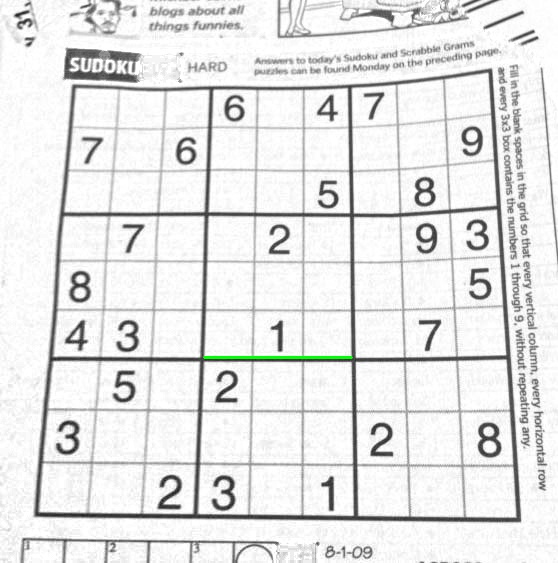
#> input picture SamplePictures/sudoku.jpg, 558 x 563 px
$ python extractField.py
#> lines starting #> are read from the running program, lines starting #| are printed output that depends on the picture; after the words box and inside, x2 and y2 are one past the last pixel; in counts of white or black regions, pixels touching at a corner belong together
### Common/validationFunctions.py
class Validator:
    @staticmethod
    def is_type(value, value_type):
        """
        Check if value is certain type
        :param value: It can be list or a single value of anything
        :param value_type: For which python type are we testing value (str, int, float, list...)
        :return: True if value is that type, False if not
        """
        if isinstance(value, list):
            for val in value:
                if not isinstance(val, value_type):
                    return False
            return True
        return isinstance(value, value_type)

    @staticmethod
    def is_number(value):
        """
        Check if a value is a number (int or float)
        :param value: It can be list or a single value of anything
        :return: True if value is a number, False if not
        """
        if isinstance(value, list):
            for val in value:
                if not (isinstance(val, int) or isinstance(val, float)):
                    return False
            return True
        return isinstance(value, int) or isinstance(value, float)

    @staticmethod
    def is_positive_number(value):
        """
        Check if a value is a positive number (int or float)
        :param value: It can be list or a single value of anything
        :return: True if value is a number, False if not
        """
        if Validator.is_number(value):
            if isinstance(value, list):
                for val in value:
                    if val < 0:
                        return False
                return True
            else:
                return value >= 0
        return False

    # [26 lines left out: functions is_function, is_9x9_integers_field, not called in this run]

### ImageProcessing/extractField.py
from Common.Errors import InappropriateArgsError, SudokuFieldSizeError
from Common.validationFunctions import Validator
from collections import defaultdict
import numpy as np
import cv2
import math
import os


class ExtractField:
    def __init__(self, source):
#> called with source = './../SamplePictures/sudoku.jpg'
        self.img = self._set_image(source)
        self.height, self.width = self.img.shape[:2]
#> self.height = 563; self.width = 558
        self.changing_img = self.img
        self.kernel = np.array([[0, 1, 0], [1, 1, 1], [0, 1, 0]], dtype=np.uint8)
        self.changing_img = self._prepare_image_for_extracting(self.changing_img)
#> in _prepare_image_for_extracting, `image = cv2.GaussianBlur(image, (11, 11), 0)`:
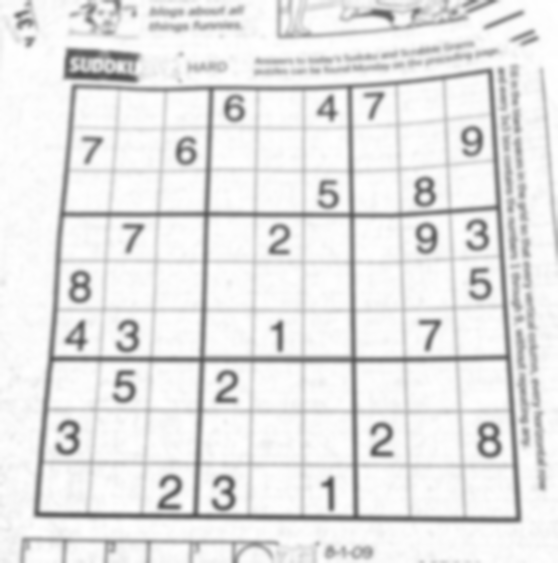
#> image: shape (563, 558); min 77, max 255, mean 229.4
#> in _prepare_image_for_extracting, `cv2.adaptiveThreshold(image, 255, cv2.ADAPTIVE_THRESH_MEAN_C, cv2.THRE..`:
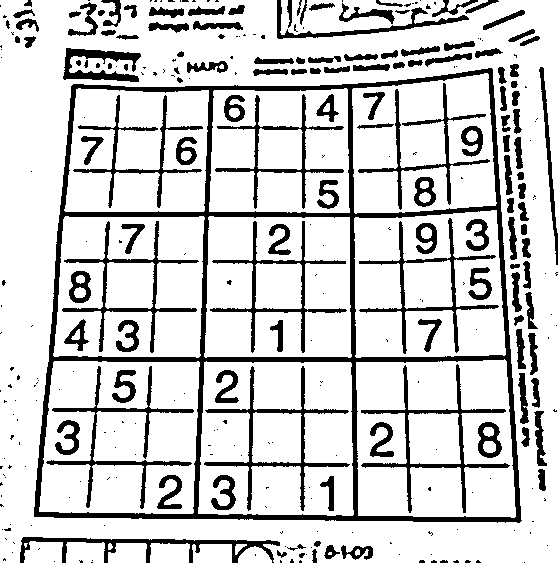
#> image: shape (563, 558); 81.3% white; 318 black regions (185 under 20 px), largest, box (x1, y1, x2, y2) and area: (34, 68, 522, 523) 16877, (361, 364, 510, 513) 2101, (204, 366, 350, 511) 2077
#> in _prepare_image_for_extracting, `image = cv2.dilate(image, self.kernel)`:
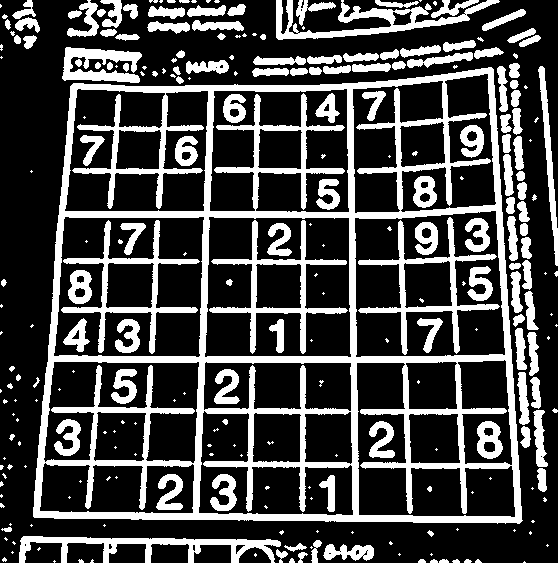
#> image: shape (563, 558); 27.6% white; 267 white regions (131 under 20 px), largest, box (x1, y1, x2, y2) and area: (33, 67, 523, 524) 40723, (358, 217, 500, 355) 2847, (61, 220, 200, 354) 2827
        self._expose_biggest_blob()
#> after the loop in _expose_biggest_blob, `for y in range(self.height):`: max = 40723; max_point = (488, 67)
#> in _expose_biggest_blob, `cv2.floodFill(self.changing_img, None, max_point, (255, 255, 255))`:
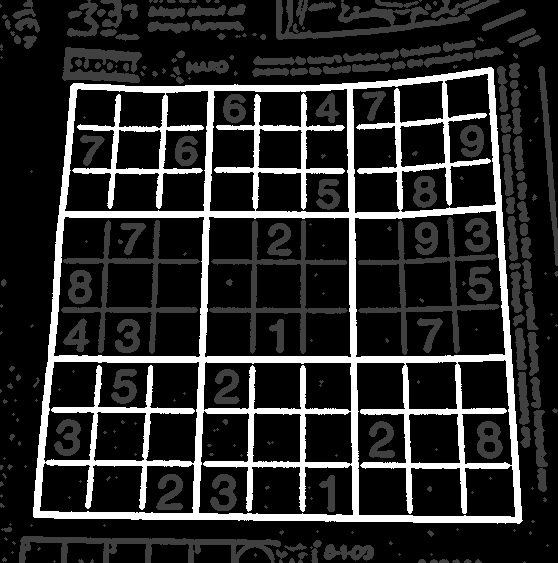
#> self.changing_img: shape (563, 558); min 0, max 255, mean 42.4

    def _set_image(self, source):
        if isinstance(source, str) and os.path.exists(source):  # load picture from the path
            self.img = cv2.imread(source, 0)  # gray scale
            return self.img
        elif isinstance(source, np.ndarray):  # source is image
            self.img = source
            if len(source.shape) == 3:  # it is in RGB not in gray scale
                self.img = cv2.cvtColor(source, cv2.COLOR_BGR2GRAY)  # transform image to gray scale
            return self.img
        elif isinstance(source, str) and not os.path.exists(source):  # invalid path
            raise FileNotFoundError("File does not exists: " + source)
        else:  # other cases are invalid
            raise InappropriateArgsError("extracting a sudoku field: " + str(source))

    def _prepare_image_for_extracting(self, image):
        if isinstance(image, np.ndarray):
            image = cv2.GaussianBlur(image, (11, 11), 0)  # smooths out the noise a bit
            # based on the illumination it "resharpens" objects
            cv2.adaptiveThreshold(image, 255, cv2.ADAPTIVE_THRESH_MEAN_C, cv2.THRESH_BINARY, 5, 2, dst=image)
            image = cv2.bitwise_not(image)  # inverts every bit - changes black and white
            image = cv2.dilate(image, self.kernel)
            return image
        raise InappropriateArgsError("preparing image for extracting: " + str(image))

    def _seperate_lines(self, lines, k=2, **kwargs):
        """
        Groups lines based on angle with k-means.
        Uses k-means on the coordinates of the angle on the unit circle
        to segment `k` angles inside `lines`.
        The result is separation of vertical and horizontal lines.
        """
        if Validator.is_type(lines, np.ndarray) and Validator.is_positive_number(k) and Validator.is_type(k, int):
            labels = self._run_kmeans_on_coords(lines, k, **kwargs)
            # separate lines based on their k-means label
            separated = defaultdict(list)
            for i, line in zip(range(len(lines)), lines):
                separated[labels[i]].append(line)
            return list(separated.values())
        raise InappropriateArgsError("seperating vertical and horizontal lines")

    def _run_kmeans_on_coords(self, lines, k, **kwargs):
        if Validator.is_type(lines, np.ndarray) and Validator.is_positive_number(k) and Validator.is_type(k, int):
            # Define criteria = (type, max_iter, epsilon)
            criteria, flags, attempts = self._get_criteria_flags_attempts(**kwargs)
            pts = self._get_coords_of_angle(lines)
            # run k-means on the coordinates
            labels, centers = cv2.kmeans(pts, k, None, criteria, attempts, flags)[1:]
            return labels.reshape(-1)  # transpose to row vector
        raise InappropriateArgsError("running k-means on coordinates: " + str(lines))

    def _get_coords_of_angle(self, lines):
        if Validator.is_type(lines, np.ndarray):
            angles = np.array([line[0][1] for line in lines])  # returns angles in [0, pi] in radians
            # multiply the angles by two and find coordinates of that angle
            return np.array([[np.cos(2 * angle), np.sin(2 * angle)] for angle in angles], dtype=np.float32)
        raise InappropriateArgsError("getting the coordinates of the angles" + str(lines))

    def _get_criteria_flags_attempts(self, **kwargs):
        default_criteria_type = cv2.TERM_CRITERIA_EPS + cv2.TERM_CRITERIA_MAX_ITER
        criteria = kwargs.get('criteria', (default_criteria_type, 10, 1.0))
        flags = kwargs.get('flags', cv2.KMEANS_RANDOM_CENTERS)
        attempts = kwargs.get('attempts', 10)
        return criteria, flags, attempts

    def _get_intersection_point(self, line1, line2):
        """
        Finds the intersection of two lines given in Hesse normal form.
        Returns closest integer pixel locations.
        """
        if Validator.is_type([line1, line2], np.ndarray):
            rho1, theta1 = line1[0]
            rho2, theta2 = line2[0]
            a = np.array([[np.cos(theta1), np.sin(theta1)], [np.cos(theta2), np.sin(theta2)]])
            b = np.array([[rho1], [rho2]])
            x0, y0 = np.linalg.solve(a, b)
            return int(np.round(x0)), int(np.round(y0))
        raise InappropriateArgsError("finding the intersection between lines: " + str(line1) + " and " + str(line2))

    def _get_points_on_line(self, rho, theta):
        if Validator.is_number([rho, theta]):
            a, b = np.cos(theta), np.sin(theta)
            x0, y0 = a * rho, b * rho
            return int(x0 + 1000 * (- b)), int(y0 + 1000 * a), int(x0 - 1000 * (- b)), int(y0 - 1000 * a)
        raise InappropriateArgsError("getting points with rho: " + str(rho) + " and theta: " + str(theta))

    def _get_corner_points(self):
        # top_left_point, top_right_point, bottom_left_point, bottom_right_point
        tl_pt, tr_pt, bl_pt, br_pt = self._init_points()
        separated = self._seperate_lines(self._get_hough_lines(self.changing_img))
        self.changing_img = cv2.erode(self.changing_img, self.kernel)  # more accuracy - thinner white line of blob
        for line in separated[0]:  # horizontals
            for line2 in separated[1]:  # verticals
                x, y = self._get_intersection_point(line, line2)
                if 0 < x < self.width and 0 < y < self.height:  # intersection is in the area of the image
                    tl_pt, tr_pt, bl_pt, br_pt = self._update_corners(x, y, tl_pt, tr_pt, bl_pt, br_pt)
        return tl_pt, tr_pt, bl_pt, br_pt

    def _update_corners(self, x, y, tl_point, tr_point, bl_point, br_point):
        if Validator.is_positive_number([x, y]) and Validator.is_type([tl_point, tr_point, bl_point, br_point], tuple):
            color = self.changing_img[y][x]  # color of that pixel, if it is white (255) we are on the blob
            if x + y < tl_point[0] + tl_point[1] and color == 255:  # point is more upper-left than the current one
                tl_point = x, y
            if y - x > bl_point[1] - bl_point[0] and color == 255:  # point is more bottom-left than the current one
                bl_point = x, y
            if x - y > tr_point[0] - tr_point[1] and color == 255:  # point is more top-right than the current one
                tr_point = x, y
            if x + y > br_point[0] + br_point[1] and color == 255:  # point is more bottom-right than the current one
                br_point = x, y
            return tl_point, tr_point, bl_point, br_point
        raise InappropriateArgsError("updating corner points with x: " + str(x) + " and y: " + str(y))

    def _init_points(self):
        # returns the worst case scenario points
        return (self.width, self.height), (0, self.height), (self.width, 0), (0, 0)

    def _get_distance_between_points(self, p1, p2):
        if Validator.is_type([p1, p2], tuple) and Validator.is_number([p1[0], p1[1], p2[0], p2[1]]):
            return math.sqrt((p1[0] - p2[0])**2 + (p1[1] - p2[1])**2)
        raise InappropriateArgsError("calculating distance between points p1: " + str(p1) + " and p2: " + str(p2))

    def draw_point(self, img, pt):
        if Validator.is_type(img, np.ndarray) and Validator.is_type(pt, tuple) and Validator.is_number([pt[0], pt[1]]):
            cv2.circle(img, pt, 5, (0, 0, 255, 0), 2)
        raise InappropriateArgsError("drawing a point: " + str(pt) + " to image: " + str(img))

    def extract_sudoku_field(self):
        # returns the picture which includes entire sudoku field
        tl, tr, bl, br = self._get_corner_points()
        size = round(self._get_longest_line(tl, tr, bl, br))
        src = np.array([tl, tr, bl, br], np.float32)
        dst = np.array([(0, 0), (size-1, 0), (0, size-1), (size-1, size-1)], np.float32)
        matrix = cv2.getPerspectiveTransform(src, dst)
        return cv2.warpPerspective(self.img, matrix, (size, size))

    def _get_longest_line(self, tl, tr, bl, br):
        if Validator.is_type([tl, tr, bl, br], tuple) and \
                Validator.is_number([tl[0], tl[1], tr[0], tr[1], bl[0], bl[1], br[0], br[1]]):
            tltr = self._get_distance_between_points(tl, tr)
            tlbl = self._get_distance_between_points(tl, bl)
            trbr = self._get_distance_between_points(tr, br)
            blbr = self._get_distance_between_points(bl, br)
            max_value = max([tltr, tlbl, trbr, blbr])  # returns the max value of the list
            min_value = min([tltr, tlbl, trbr, blbr])  # returns the min value of the list
            if max_value - min_value > max_value * 0.2:  # if the difference is grater than 20 % of max value
                raise SudokuFieldSizeError()  # one corner wasn't detected so we should try it again
            return max_value
        raise InappropriateArgsError("calculating the longest line")

    def _get_hough_lines(self, img):
        if Validator.is_type(img, np.ndarray):
            return cv2.HoughLines(img, 1, np.pi / 180, 200)
        raise InappropriateArgsError("getting hough lines on image: " + str(img))

    def _expose_biggest_blob(self):
        """
        The goal of this function is to find the biggest blob - hopefully this is the sudoku field square
        """
        max = -1
        max_point = None
        for y in range(self.height):
            row = self.changing_img[y]
            for x in range(self.width):
                if row[x] > 128:  # only white parts are flooded
                    area = cv2.floodFill(self.changing_img, None, (x, y), 64)[0]  # fills the blob area to gray
                    if area > max:  # area = how big the blob is
                        max = area
                        max_point = (x, y)
        cv2.floodFill(self.changing_img, None, max_point, (255, 255, 255))  # fills the max blob area to white
        return self._hide_smaller_blobs(max_point)  # hide all areas that are gray - are not the biggest ones

    def _hide_smaller_blobs(self, max_point):
        if Validator.is_type(max_point, tuple) and Validator.is_positive_number([max_point[0], max_point[1]]):
#> the loop in is_number, `for val in value:` made 2 passes
#> val on passes 1 to 2: 488, 67
#> the loop in is_positive_number, `for val in value:` made 2 passes
            for y in range(self.height):
                row = self.changing_img[y]
                for x in range(self.width):
                    if row[x] == 64 and max_point[0] != x and max_point[1] != y:  # fills gray parts with black
                        cv2.floodFill(self.changing_img, None, (x, y), 0)
            return True
        raise InappropriateArgsError("hiding smaller blobs with point: " + str(max_point))

    def show_result(self):
        # show what is the result -> should be only sudoku field
        cv2.imshow("result", self.extract_sudoku_field())
        cv2.waitKey(0)

    def show_blob(self):
        # shows the biggest blob in the picture -> outline of sudoku field
        cv2.imshow("blob.jpg", self.changing_img)
        cv2.waitKey(0)

    def show_source(self):
        # shows source image
        cv2.imshow('source.jpg', self.img)
        cv2.waitKey(0)


if __name__ == '__main__':
    #img = ExtractField("./../SamplePictures/sudoku-original.jpg")
    #img = ExtractField("./../SamplePictures/sudokuNice.jpg")
    #img = ExtractField("./../SamplePictures/sudoku.png")
    img = ExtractField("./../SamplePictures/sudoku.jpg")
#> after the loop in _hide_smaller_blobs, `for y in range(self.height):`:
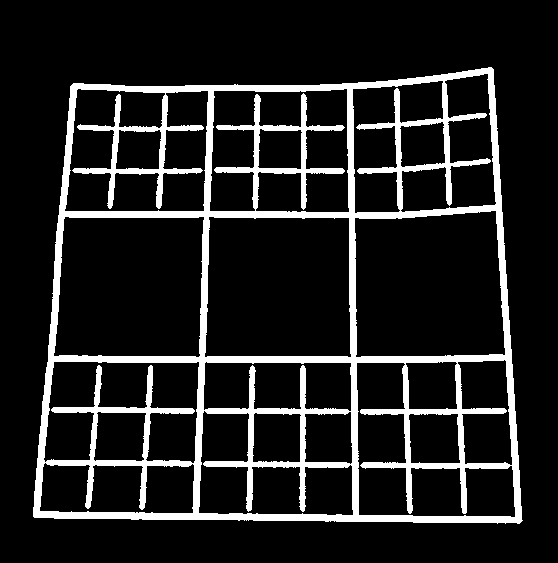
#> self.changing_img: shape (563, 558); 13% white; 1 white region, box (x1, y1, x2, y2) and area: (33, 67, 523, 524) 40723
    img.show_blob()
    img.show_source()
    img.show_result()
#> in _get_criteria_flags_attempts, `default_criteria_type = cv2.TERM_CRITERIA_EPS + cv2.TERM_CRITERIA_MAX_..`: default_criteria_type = 3
#> in _get_criteria_flags_attempts, `criteria = kwargs.get('criteria', (default_criteria_type, 10, 1.0))`: criteria = (3, 10, 1)
#> in _get_criteria_flags_attempts, `flags = kwargs.get('flags', cv2.KMEANS_RANDOM_CENTERS)`: flags = 0
#> in _run_kmeans_on_coords, `criteria, flags, attempts = self._get_criteria_flags_attempts(**kwargs)`: criteria = (3, 10, 1); flags = 0; attempts = 10
#> in _get_coords_of_angle, `angles = np.array([line[0][1] for line in lines])`: angles = 90 values, max 3.12 at index 9, min 0 at index 11, mean 1.43
#> in _run_kmeans_on_coords, `pts = self._get_coords_of_angle(lines)`: pts = 90 pairs, first value -1 to 1, second value -0.208 to 0.276
#> in _run_kmeans_on_coords, `labels, centers = cv2.kmeans(pts, k, None, criteria, attempts, flags)[..`: labels = 90 values, max 1 at index 6, min 0 at index 0, mean 0.378; centers = [[-0.996, 0.0297], [0.993, 0.0214]]
#> the loop in _seperate_lines, `for i, line in zip(range(len(lines)), lines):` made 90 passes
#> line on passes 1 to 12: [[511, 1.59]], [[517, 1.57]], [[464, 1.57]], [[459, 1.59]], [[411, 1.57]], [[357, 1.57]], [[-482, 3.07]], [[-488, 3.09]], [[81, 0.0873]], [[-349, 3.12]], [[212, 0.0349]], [[352, 0]]
#> in _get_corner_points, `separated = self._seperate_lines(self._get_hough_lines(self.changing_i..`: separated = 2 items
#> in _get_corner_points, `self.changing_img = cv2.erode(self.changing_img, self.kernel)`:
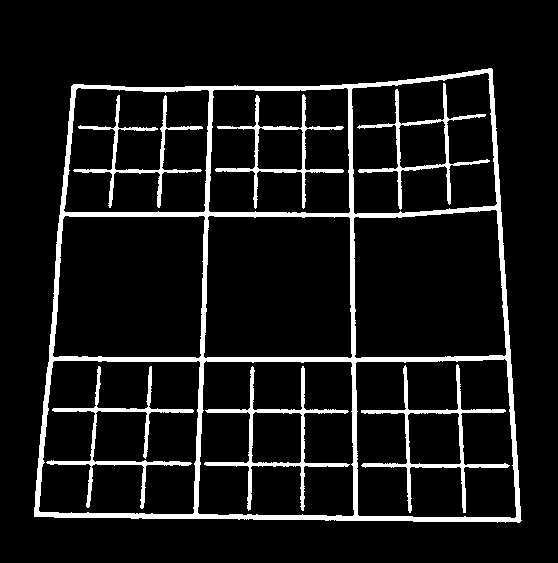
#> self.changing_img: shape (563, 558); 8.9% white; 7 white regions, largest, box (x1, y1, x2, y2) and area: (34, 68, 522, 523) 16893, (361, 364, 510, 513) 2107, (204, 366, 350, 511) 2083
#> the loop in _get_corner_points, `for line in separated[0]:` made 56 passes
#> line on passes 4 to 15: [[459, 1.59]], [[411, 1.57]], [[357, 1.57]], [[212, 1.57]], [[219, 1.55]], [[364, 1.55]], [[405, 1.59]], [[354, 1.59]], [[174, 1.55]], [[169, 1.57]], [[210, 1.59]], [[90, 1.55]]
#> in extract_sudoku_field, `return cv2.warpPerspective(self.img, matrix, (size, size))`:
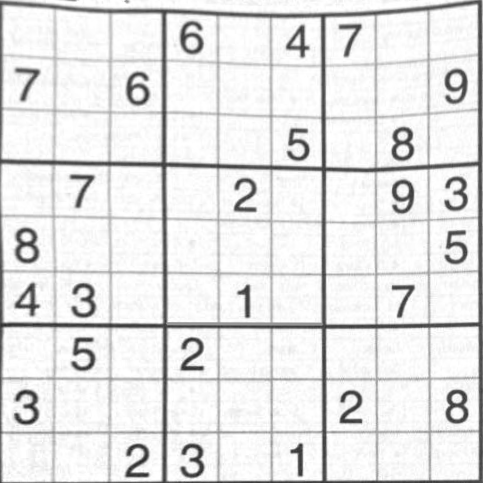
#> returned value: shape (483, 483); min 37, max 255, mean 228.4

$ run again, with SamplePictures/sudokuNice.jpg copied over SamplePictures/sudoku.jpg
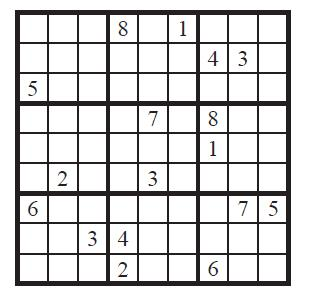
#> input picture SamplePictures/sudokuNice.jpg, 316 x 294 px
#> after the loop in _expose_biggest_blob, `for y in range(self.height):`: max = 30253; max_point = (15, 9)
#> the loop in is_number, `for val in value:` made 2 passes
#> val on passes 1 to 2: 15, 9
#> the loop in is_positive_number, `for val in value:` made 2 passes
#> after the loop in _hide_smaller_blobs, `for y in range(self.height):`:
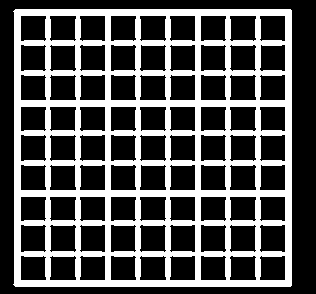
#> self.changing_img: shape (294, 316); 32.6% white; 1 white region, box (x1, y1, x2, y2) and area: (13, 9, 292, 287) 30253
#> default_criteria_type = 3
#> in _get_criteria_flags_attempts, `criteria = kwargs.get('criteria', (default_criteria_type, 10, 1.0))`: criteria = (3, 10, 1)
#> in _get_criteria_flags_attempts, `flags = kwargs.get('flags', cv2.KMEANS_RANDOM_CENTERS)`: flags = 0
#> in _run_kmeans_on_coords, `criteria, flags, attempts = self._get_criteria_flags_attempts(**kwargs)`: criteria = (3, 10, 1); flags = 0; attempts = 10
#> angles = 81 values, max 3.12 at index 25, min 0 at index 2, mean 1.46
#> pts = 81 pairs, first value -1 to 1, second value -1 to 1
#> in _run_kmeans_on_coords, `labels, centers = cv2.kmeans(pts, k, None, criteria, attempts, flags)[..`: labels = 81 values, max 1 at index 2, min 0 at index 0, mean 0.494; centers = [[-0.731, 0.27], [0.7, -0.303]]
#> the loop in _seperate_lines, `for i, line in zip(range(len(lines)), lines):` made 81 passes
#> line on passes 1 to 8: [[11, 1.57]], [[284, 1.57]], [[15, 0]], [[46, 0]], [[76, 0]], [[105, 0]], [[136, 0]], [[166, 0]]
#> separated = 2 items
#> the loop in _get_corner_points, `for line in separated[0]:` made 41 passes
#> line on passes 3 to 10: [[15, 1.55]], [[105, 1.55]], [[195, 1.55]], [[285, 1.55]], [[41, 1.57]], [[71, 1.57]], [[100, 1.57]], [[131, 1.57]]
#> in extract_sudoku_field, `return cv2.warpPerspective(self.img, matrix, (size, size))`:
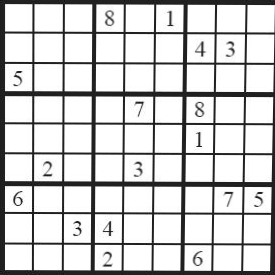
#> returned value: shape (275, 275); min 6, max 255, mean 207.4
